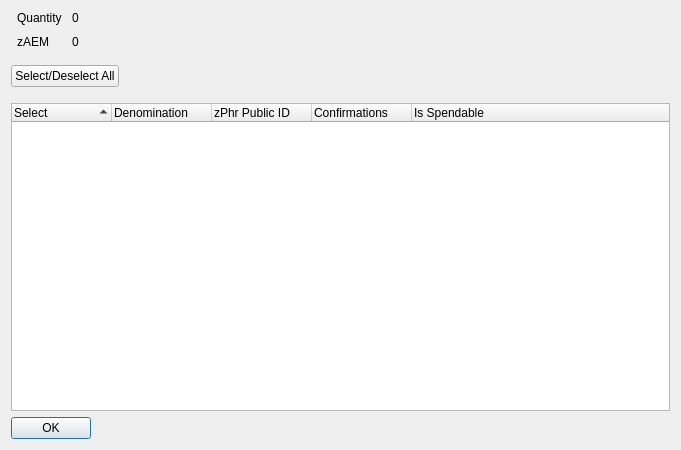
<?xml version="1.0" encoding="UTF-8"?>
<ui version="4.0">
 <class>ZPhrControlDialog</class>
 <widget class="QDialog" name="ZPhrControlDialog">
  <property name="geometry">
   <rect>
    <x>0</x>
    <y>0</y>
    <width>681</width>
    <height>450</height>
   </rect>
  </property>
  <property name="minimumSize">
   <size>
    <width>681</width>
    <height>450</height>
   </size>
  </property>
  <property name="windowTitle">
   <string>Select zPhr to Spend</string>
  </property>
  <layout class="QVBoxLayout" name="verticalLayout" stretch="0,0,0,0">
   <item>
    <layout class="QHBoxLayout" name="horizontalLayout" stretch="0,0">
     <property name="spacing">
      <number>-1</number>
     </property>
     <property name="bottomMargin">
      <number>10</number>
     </property>
     <item>
      <layout class="QFormLayout" name="formLayout">
       <property name="horizontalSpacing">
        <number>10</number>
       </property>
       <property name="verticalSpacing">
        <number>10</number>
       </property>
       <property name="leftMargin">
        <number>6</number>
       </property>
       <property name="rightMargin">
        <number>6</number>
       </property>
       <item row="0" column="0">
        <widget class="QLabel" name="labelQuantity">
         <property name="text">
          <string>Quantity</string>
         </property>
        </widget>
       </item>
       <item row="0" column="1">
        <widget class="QLabel" name="labelQuantity_int">
         <property name="text">
          <string>0</string>
         </property>
        </widget>
       </item>
       <item row="1" column="0">
        <widget class="QLabel" name="labelZPhr">
         <property name="text">
          <string>zAEM</string>
         </property>
        </widget>
       </item>
       <item row="1" column="1">
        <widget class="QLabel" name="labelZPhr_int">
         <property name="text">
          <string>0</string>
         </property>
        </widget>
       </item>
      </layout>
     </item>
     <item>
      <spacer name="horizontalSpacer_2">
       <property name="orientation">
        <enum>Qt::Horizontal</enum>
       </property>
       <property name="sizeHint" stdset="0">
        <size>
         <width>40</width>
         <height>20</height>
        </size>
       </property>
      </spacer>
     </item>
    </layout>
   </item>
   <item>
    <layout class="QHBoxLayout" name="horizontalLayout3" stretch="0,0">
     <property name="spacing">
      <number>14</number>
     </property>
     <property name="bottomMargin">
      <number>10</number>
     </property>
     <item>
      <widget class="QPushButton" name="pushButtonAll">
       <property name="text">
        <string>Select/Deselect All</string>
       </property>
      </widget>
     </item>
     <item>
      <spacer name="horizontalSpacer">
       <property name="orientation">
        <enum>Qt::Horizontal</enum>
       </property>
       <property name="sizeHint" stdset="0">
        <size>
         <width>40</width>
         <height>20</height>
        </size>
       </property>
      </spacer>
     </item>
    </layout>
   </item>
   <item>
    <widget class="QTreeWidget" name="treeWidget">
     <property name="sizePolicy">
      <sizepolicy hsizetype="Expanding" vsizetype="Expanding">
       <horstretch>0</horstretch>
       <verstretch>0</verstretch>
      </sizepolicy>
     </property>
     <property name="minimumSize">
      <size>
       <width>0</width>
       <height>250</height>
      </size>
     </property>
     <property name="alternatingRowColors">
      <bool>true</bool>
     </property>
     <property name="sortingEnabled">
      <bool>true</bool>
     </property>
     <property name="columnCount">
      <number>5</number>
     </property>
     <attribute name="headerDefaultSectionSize">
      <number>100</number>
     </attribute>
     <column>
      <property name="text">
       <string notr="true">Select</string>
      </property>
     </column>
     <column>
      <property name="text">
       <string notr="true">Denomination</string>
      </property>
     </column>
     <column>
      <property name="text">
       <string notr="true">zPhr Public ID</string>
      </property>
     </column>
     <column>
      <property name="text">
       <string notr="true">Confirmations</string>
      </property>
     </column>
     <column>
      <property name="text">
       <string>Is Spendable</string>
      </property>
     </column>
    </widget>
   </item>
   <item>
    <widget class="QDialogButtonBox" name="buttonBox">
     <property name="sizePolicy">
      <sizepolicy hsizetype="Maximum" vsizetype="Fixed">
       <horstretch>0</horstretch>
       <verstretch>0</verstretch>
      </sizepolicy>
     </property>
     <property name="orientation">
      <enum>Qt::Horizontal</enum>
     </property>
     <property name="standardButtons">
      <set>QDialogButtonBox::Ok</set>
     </property>
    </widget>
   </item>
  </layout>
 </widget>
 <resources/>
 <connections>
  <connection>
   <sender>buttonBox</sender>
   <signal>accepted()</signal>
   <receiver>ZPhrControlDialog</receiver>
   <slot>accept()</slot>
   <hints>
    <hint type="sourcelabel">
     <x>248</x>
     <y>254</y>
    </hint>
    <hint type="destinationlabel">
     <x>157</x>
     <y>274</y>
    </hint>
   </hints>
  </connection>
  <connection>
   <sender>buttonBox</sender>
   <signal>rejected()</signal>
   <receiver>ZPhrControlDialog</receiver>
   <slot>reject()</slot>
   <hints>
    <hint type="sourcelabel">
     <x>316</x>
     <y>260</y>
    </hint>
    <hint type="destinationlabel">
     <x>286</x>
     <y>274</y>
    </hint>
   </hints>
  </connection>
 </connections>
</ui>
